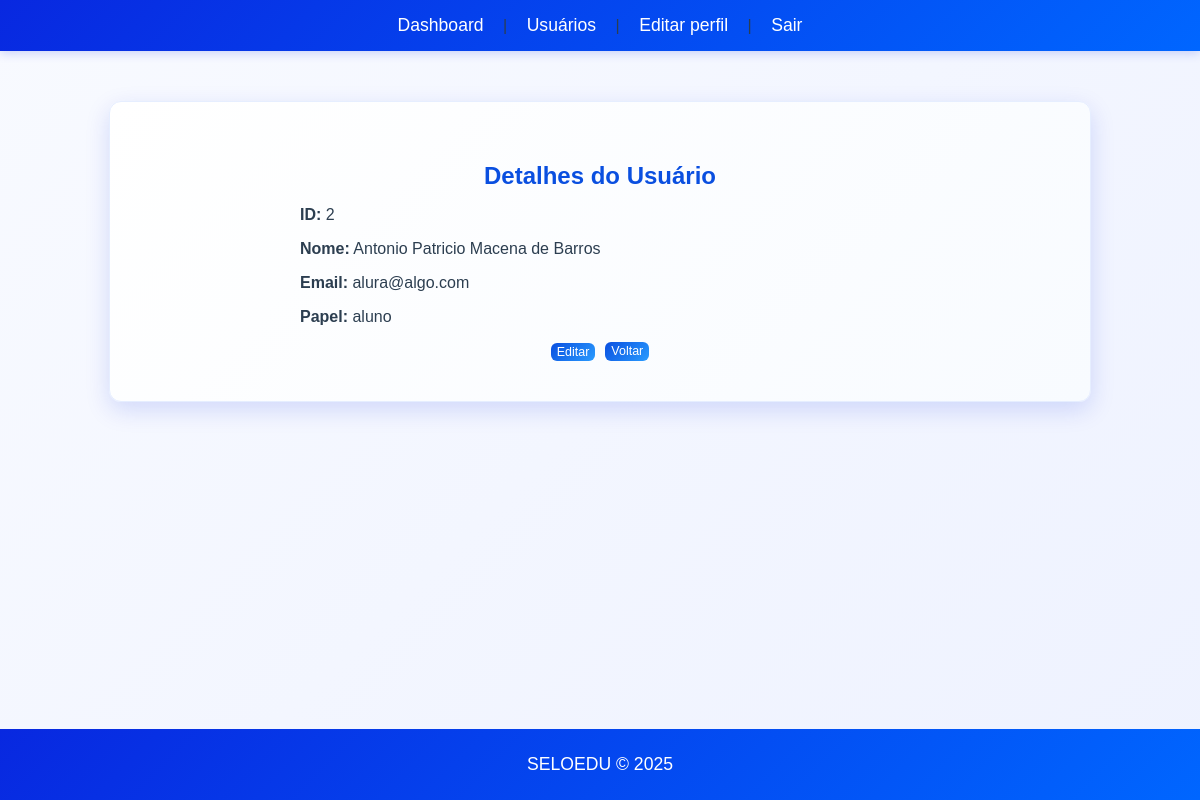
The app's page /users/2 (signed in) with its own data.
### models/users.py (models this page shows, shortened)
class User(UserMixin, db.Model):
	__tablename__ = 'users'
	id = db.Column(db.Integer, primary_key=True)
	nome = db.Column(db.String(120), nullable=False)
	email = db.Column(db.String(150), unique=True, nullable=False)
	password_hash = db.Column(db.String(256), nullable=True)
	role = db.Column(db.String(50), default='user')
	ativo = db.Column(db.Boolean, default=True)
	profile = db.relationship('Profile', uselist=False, back_populates='user')

### views/users.py (the view)
    def view_user(self, user_id):
        try:
            user = User.query.get_or_404(user_id)
            return render_template('users/show.html', user=user)
        except Exception as e:
            flash(f'Erro ao carregar usuário: {str(e)}', 'error')
            return redirect(url_for('users.index'))

### models/users.py (called while the page is built)
@login_manager.user_loader
def load_user(user_id):
	try:
		return User.query.get(int(user_id))
	except Exception:
		return None

### templates/users/show.html (shortened to what this page needs)
{% extends "base.html" %}
{% block content %}
  <div class="users-container">
    <h2 class="users-header" style="color:#0a4fe0;">Detalhes do Usuário</h2>
    <div style="max-width:600px; margin:0 auto;">
      <p><strong>ID:</strong> {{ user.id }}</p>
      <p><strong>Nome:</strong> {{ user.nome }}</p>
      <p><strong>Email:</strong> {{ user.email }}</p>
      <p><strong>Papel:</strong> {{ user.role }}</p>
      <div class="form-actions">
        <form action="{{ url_for('users.edit', user_id=user.id) }}" method="get" style="display:inline">
          <button type="submit" class="btn-small no-underline">Editar</button>
        </form>
        <a href="{{ url_for('users.index') }}" class="btn-small no-underline">Voltar</a>
      </div>
    </div>
  </div>
{% endblock %}

### Static/custom.css (style rules this page uses)
body { font-family: 'Arial', sans-serif; background: linear-gradient(135deg, #f8faff 0%, #eef2ff 100%); margin: 0; padding: 0; color: #2c3e50; display: flex; flex-direction: column; min-height: 100vh; }
.users-container { background: linear-gradient(135deg, #ffffff 0%, #f8fbff 100%); padding: 40px; border-radius: 12px; box-shadow: 0 8px 25px rgba(8, 40, 224, 0.15); width: 100%; max-width: 900px; margin: 30px auto; border: 1px solid #e6eeff; }
.btn-small { padding: 2px 6px; font-size: 0.78em; border-radius: 6px; background: linear-gradient(135deg, #0a4fe0 0%, #2a9cff 100%); color: white; border: none; cursor: pointer; text-decoration: none; display: inline-block; vertical-align: middle; }
.button-home, .btn-small, .no-underline { text-decoration: none; }
.users-header { text-align: center; color: #0828e0; margin-bottom: 16px; font-weight: 700; }
.form-actions { display: flex; gap: 10px; justify-content: center; margin-top: 16px; }

### records on screen
User: id "2", nome "Antonio Patricio Macena de Barros", email "alura@algo.com", role "aluno"
